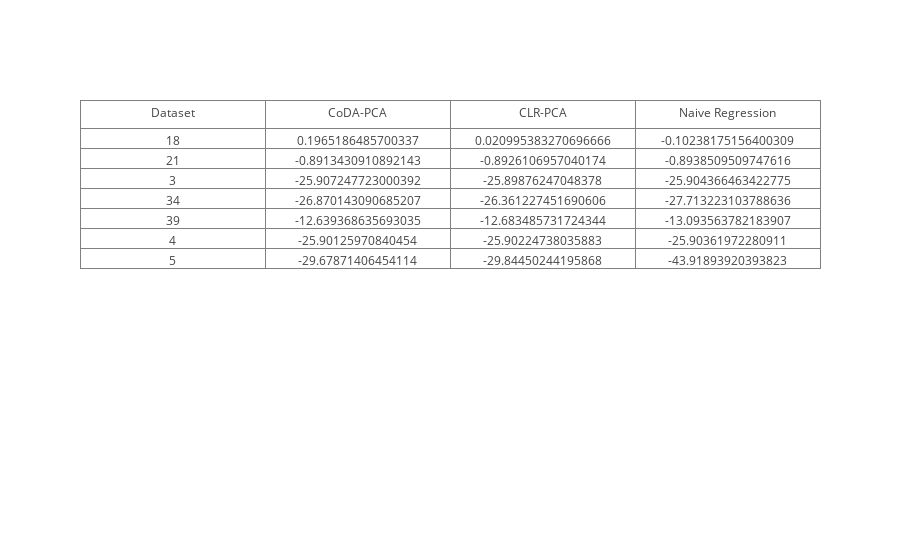

The cell this chart's notebook holds for it:
### Code cell
#note: plotly code works fine, but gives a jupyter warning when saving with a rendered table

import plotly.graph_objs as go
from plotly.offline import download_plotlyjs, init_notebook_mode, plot, iplot


init_notebook_mode(connected=True)


table_rows = []
for key in score_dict.keys():
    mean_scores = list(map(np.mean, score_dict[key]))
    table_rows.append([key,*mean_scores])
    
results = [go.Table(
    header=dict(values=["Dataset","CoDA-PCA", "CLR-PCA", "Naive Regression"]),
    cells=dict(values=np.array(table_rows).T))]

iplot(results, filename = 'basic_table')

### Figure 1 — Plotly figure (JSON) as saved in the notebook; plotly's stock layout.template omitted (floating-point values rounded to 4 significant figures)
{"data": [{"cells": {"values": [["18", "21", "3", "34", "39", "4", "5"], ["0.1965186485700337", "-0.8913430910892143", "-25.907247723000392", "-26.870143090685207", "-12.639368635693035", "-25.90125970840454", "-29.67871406454114"], ["0.020995383270696666", "-0.8926106957040174", "-25.89876247048378", "-26.361227451690606", "-12.683485731724344", "-25.90224738035883", "-29.84450244195868"], ["-0.10238175156400309", "-0.8938509509747616", "-25.904366463422775", "-27.713223103788636", "-13.093563782183907", "-25.90361972280911", "-43.91893920393823"]]}, "header": {"values": ["Dataset", "CoDA-PCA", "CLR-PCA", "Naive Regression"]}, "type": "table", "uid": "4ebfcad5-5d21-4e77-a0a5-2baa995fda51"}], "layout": {}}
